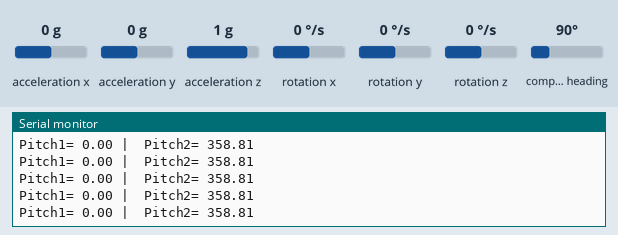
The sketch below on a simulated Arduino Uno, built with avr-gcc and run on an emulated ATmega328P. Shown: the last lines printed to the serial monitor. Wiring (inferred from the names in the program): MPU-6050 motion sensor at I2C address 0x68. The inputs (shaded band) are chosen by the test bench; at power-on: acceleration x 0 g, acceleration z 1 g, acceleration y 0 g, rotation x 0 °/s, rotation y 0 °/s, rotation z 0 °/s, compass heading 90°.

Above: at 1.7 s.
1.8 s: acceleration x set to -1.4 g
At 2.9 s:
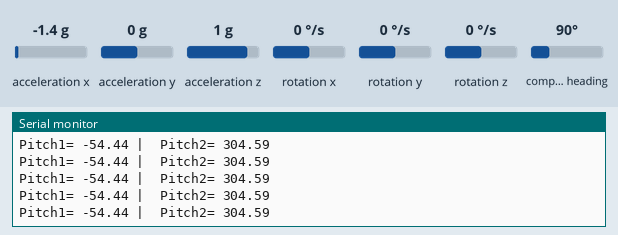
3.3 s: acceleration x set to 0.8 g
At 4.4 s:
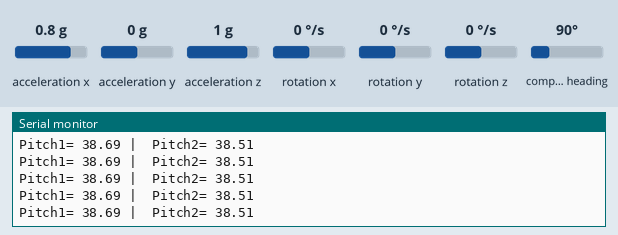
6.3 s: acceleration z set to -1.4 g
At 7.0 s:
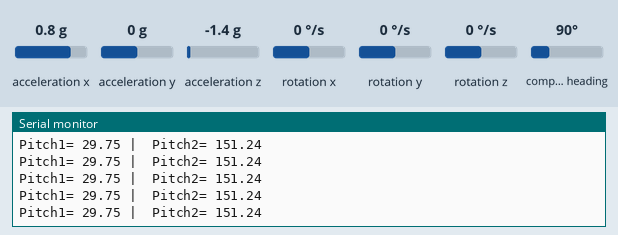
9.3 s: acceleration x set to -0.8 g
At 10.4 s:
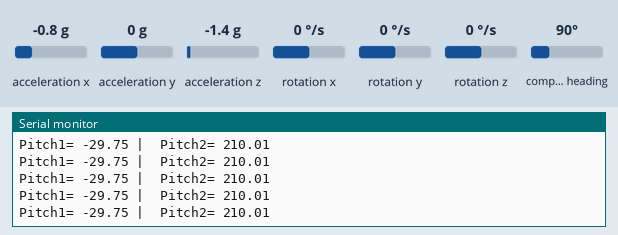
12.3 s: acceleration x set to 0 g
At 13.1 s:
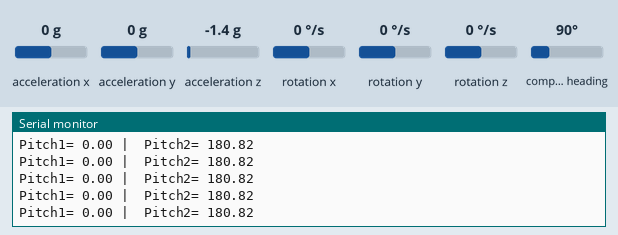
Timing chart, 0 to 15.3 s (numbered marks = the images above; inputs shaded):
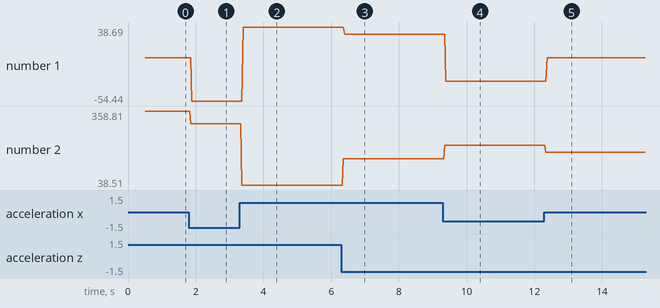

The sketch:

2_IMU.ino
```cpp
#include <Wire.h>

//---BNO055---
#include <Adafruit_Sensor.h>
#include <Adafruit_BNO055.h>
#include <utility/imumaths.h>
#define BNO055_SAMPLE_DELAY  100
Adafruit_BNO055 bno = Adafruit_BNO055(55, 0x28);

//---MPU6050---
const int MPU_addr=0x68;
int16_t AcX,AcY,AcZ,Tmp,GyX,GyY,GyZ;
int minVal=265;
int maxVal=402;
double x;
double y;
double z;


void setup()
{
  Serial.begin(9600);
  Serial.println("Orientation Sensor Test"); Serial.println("");

  //---BNO055---
  setBNO055();
  delay(500);

  //---MPU6050---
  setMPU();
}

void loop()
{
  //---BNO055---
  float pitch1 = yBNO055();

  delay(10);

  //---MPU6059---
  float pitch2=yMPU();


}


void setMPU()
{
  Wire.begin();
  Wire.beginTransmission(MPU_addr);
  Wire.write(0x6B);
  Wire.write(0);
  Wire.endTransmission(true);

}
void setBNO055()
{
  if (!bno.begin()){
    Serial.print("Ooops, no BNO055 detected ... Check your wiring or I2C ADDR!");
    while (1);
  }
}
float yMPU()
{
  Wire.beginTransmission(MPU_addr);
  Wire.write(0x3B);
  Wire.endTransmission(false);
  Wire.requestFrom(MPU_addr,14,true);
  AcX=Wire.read()<<8|Wire.read();
  AcY=Wire.read()<<8|Wire.read();
  AcZ=Wire.read()<<8|Wire.read();
  int xAng = map(AcX,minVal,maxVal,-90,90);
  int yAng = map(AcY,minVal,maxVal,-90,90);
  int zAng = map(AcZ,minVal,maxVal,-90,90);

  y= RAD_TO_DEG * (atan2(-xAng, -zAng)+PI);

  Serial.print(" |\tPitch2= ");
  Serial.println(y);

  return y;
}
float yBNO055() {
  sensors_event_t orientationData;
  bno.getEvent(&orientationData, Adafruit_BNO055::VECTOR_EULER);
  float y = orientationData.orientation.y;

  Serial.print("Pitch1= ");
  Serial.print(y);

  return(y);

}
```

Measured:
- after the input at 1.8 s, the serial monitor: prints a new line after 0.06 s (image 1)
- after the input at 3.3 s, the serial monitor: prints a new line after 0.06 s (image 2)
- after the input at 6.3 s, the serial monitor: prints a new line after 0.06 s (image 3)
- after the input at 9.3 s, the serial monitor: prints a new line after 0.06 s (image 4)
- after the input at 12.3 s, the serial monitor: prints a new line at once (image 5)
- plotted number 1: 0 → -54.44 after the input at 1.8 s, -54.44 → 38.69 after the input at 3.3 s, 38.69 → 29.75 after the input at 6.3 s, 29.75 → -29.75 after the input at 9.3 s, -29.75 → 0 after the input at 12.3 s
- plotted number 2: 358.81 → 304.59 after the input at 1.8 s, 304.59 → 38.51 after the input at 3.3 s, 38.51 → 151.24 after the input at 6.3 s, 151.24 → 210.01 after the input at 9.3 s, 210.01 → 180.82 after the input at 12.3 s
